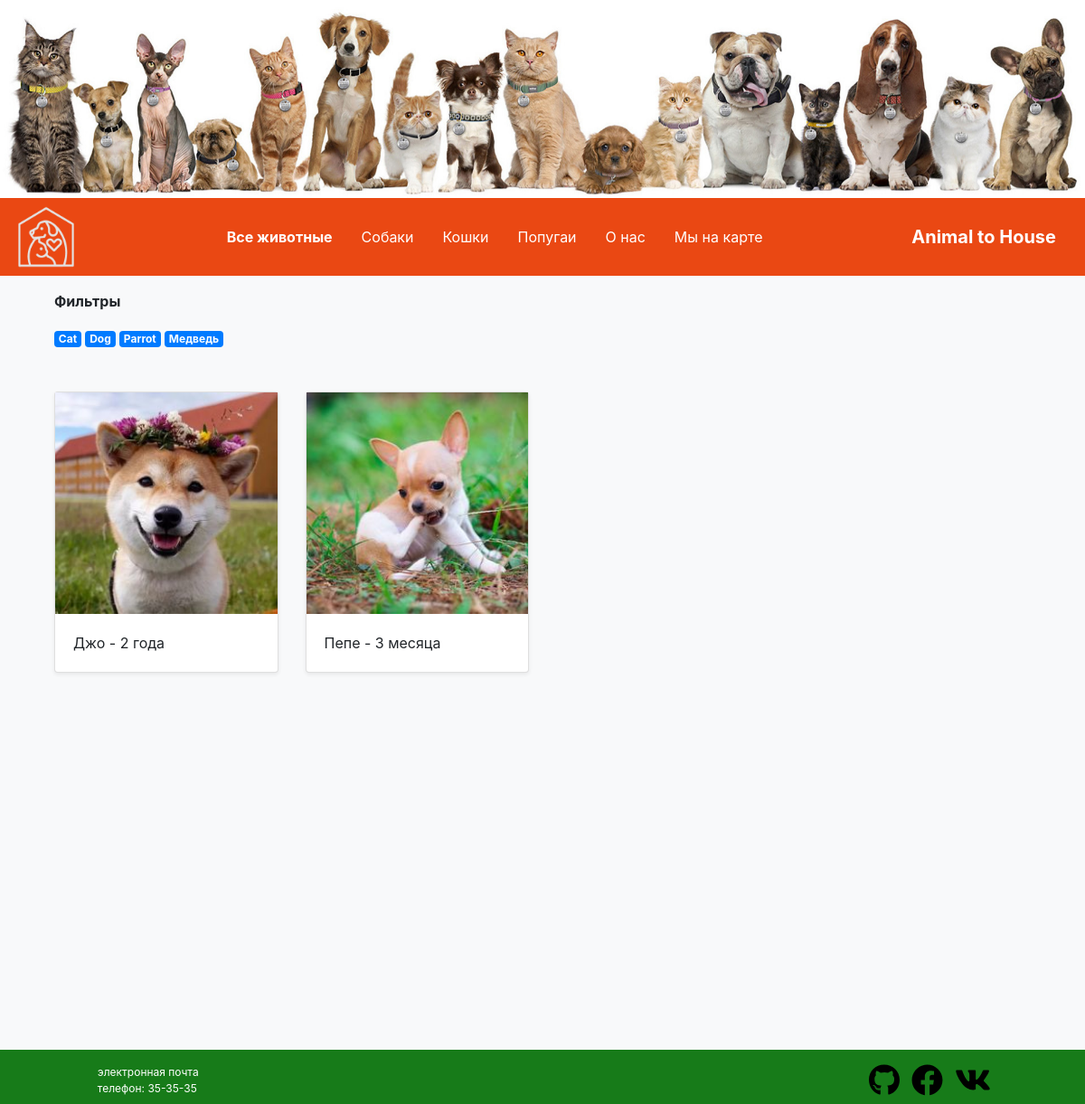
The app's page /k/Dog with its own data.
### animal_shelter/models.py (models this page shows, shortened)
class Kind(models.Model):
    name = models.CharField(max_length=50, verbose_name="Вид", null=True, blank=True)
    def __str__(self):
        return self.name

class Pet(models.Model):
    name = models.CharField(max_length=13, verbose_name='Кличка')
    description = models.TextField(verbose_name='О питомце')
    receipt_date = models.DateField(auto_now=True, verbose_name="Поступил")
    face = models.ImageField(upload_to='pets_foto', blank=True, verbose_name="Фотография")
    birth_data = models.DateField(blank=True, null=True, verbose_name='Дата рождения')
    MALE = 'Мальчик'
    FEMALE = 'Девочка'
    GENDER = [(MALE, "Мальчик"), (FEMALE, "Девочка"), ]
    gender = models.CharField(max_length=10, choices=GENDER, verbose_name='Пол', null=True)
    kind = models.ForeignKey(Kind, on_delete=models.CASCADE, null=True, blank=True, verbose_name="Вид")
    @property
    def age(self):
        age = int((datetime.now().date() - self.birth_data).days / 31)
        if age < 12:
            last_simbol = age % 10
            if last_simbol == 1:
                return f'{age} месяц'
            elif last_simbol in (2, 3, 4):
                return f'{age} месяца'
            elif age % 100 in range(5, 21):
                return f'{age} месяцев'
        if age > 12:
            age = int(age / 12)
            last_simbol = age % 10
            if last_simbol == 1:
                return f'{age} год'
            elif last_simbol in (2, 3, 4):
                return f'{age} года'
            elif age % 100 in range(5, 21):
                return f'{age} лет'

### animal_shelter/views.py (the view)
# urls.py: path('k/<str:kind>', KindList.as_view(), name='finder_by_kind'),
class KindList(ListView):
    model = Pet
    template_name = 'base.html'
    def get_context_data(self, **kwargs):
        pets = super().get_context_data(**kwargs)
        name_kind = self.kwargs['kind'].title()
        kind = Kind.objects.filter(name=name_kind).values()
        for id in kind:
            pets['Pets'] = Pet.objects.filter(kind=id['id'])
        pets['kind'] = Kind.objects.all()
        return pets

### animal_shelter/templates/base.html (shortened to what this page needs)
{% extends 'for_base/top.html' %}
{% load static %}
{% block finder_by_kind %}
    <p><b>Фильтры</b></p>
    {% for k in kind %}
        <a href="{% url 'animal_shelter:finder_by_kind' k.name %}"><div class="badge badge-primary">{{ k }}</div></a>
    {% endfor %}
{% endblock %}
{% block contant %}
    <div class="album py-5">
        <div class="container">
            <div class="row">
                {% for pet in Pets %}
                <div class="col-md-3">
                        <div class="card mb-4 shadow-sm" >
                            <a href="{% url 'animal_shelter:pet-detail' pet.id %}">
                            <img src="{{ media }}{{ pet.face }}" alt="{{ pet.name }}" class="w-100">
                            </a>
                            <div class="card-body">
                                <p class="card-text">{{ pet.name }} - {{ pet.age }}</p>
                            </div>
                        </div>
                </div>
                {% endfor %}
            </div>
        </div>
    </div>
{% endblock %}

### records on screen
Kind: name "Cat"
Kind: name "Dog"
Kind: name "Parrot"
Kind: name "Медведь"
Pet: face (picture), name "Джо", age "2 года"
Pet: face (picture), name "Пепе", age "3 месяца"
